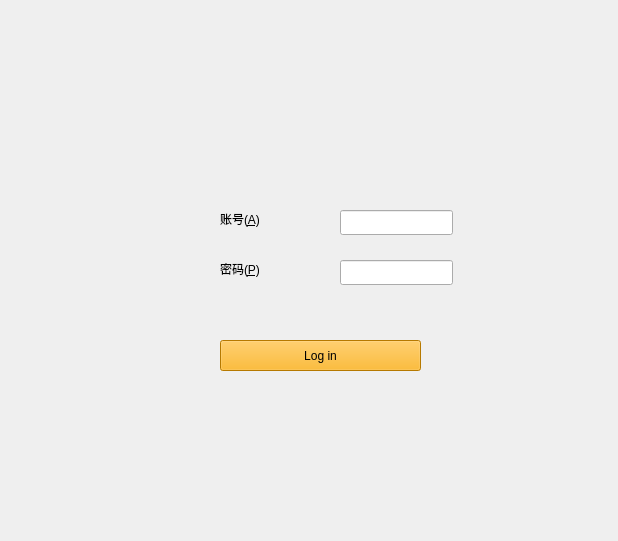
<?xml version="1.0" encoding="UTF-8"?>
<ui version="4.0">
 <class>Form</class>
 <widget class="QWidget" name="Form">
  <property name="geometry">
   <rect>
    <x>0</x>
    <y>0</y>
    <width>618</width>
    <height>541</height>
   </rect>
  </property>
  <property name="windowTitle">
   <string>Form</string>
  </property>
  <widget class="QLabel" name="label">
   <property name="geometry">
    <rect>
     <x>220</x>
     <y>210</y>
     <width>81</width>
     <height>18</height>
    </rect>
   </property>
   <property name="text">
    <string>账号(&amp;A)</string>
   </property>
   <property name="buddy">
    <cstring>lineEdit</cstring>
   </property>
  </widget>
  <widget class="QLabel" name="label_2">
   <property name="geometry">
    <rect>
     <x>220</x>
     <y>260</y>
     <width>81</width>
     <height>18</height>
    </rect>
   </property>
   <property name="text">
    <string>密码(&amp;P)</string>
   </property>
   <property name="buddy">
    <cstring>lineEdit_2</cstring>
   </property>
  </widget>
  <widget class="QLineEdit" name="lineEdit">
   <property name="geometry">
    <rect>
     <x>340</x>
     <y>210</y>
     <width>113</width>
     <height>25</height>
    </rect>
   </property>
  </widget>
  <widget class="QLineEdit" name="lineEdit_2">
   <property name="geometry">
    <rect>
     <x>340</x>
     <y>260</y>
     <width>113</width>
     <height>25</height>
    </rect>
   </property>
   <property name="echoMode">
    <enum>QLineEdit::Password</enum>
   </property>
  </widget>
  <widget class="QPushButton" name="pushButton">
   <property name="geometry">
    <rect>
     <x>220</x>
     <y>340</y>
     <width>201</width>
     <height>31</height>
    </rect>
   </property>
   <property name="styleSheet">
    <string notr="true">background-color: rgb(255, 170, 0);
</string>
   </property>
   <property name="text">
    <string>Log in</string>
   </property>
  </widget>
 </widget>
 <resources>
  <include location="test-sourse.qrc"/>
 </resources>
 <connections>
  <connection>
   <sender>pushButton</sender>
   <signal>clicked()</signal>
   <receiver>Form</receiver>
   <slot>check_login()</slot>
   <hints>
    <hint type="sourcelabel">
     <x>303</x>
     <y>353</y>
    </hint>
    <hint type="destinationlabel">
     <x>504</x>
     <y>358</y>
    </hint>
   </hints>
  </connection>
 </connections>
 <slots>
  <slot>check_login()</slot>
 </slots>
</ui>
